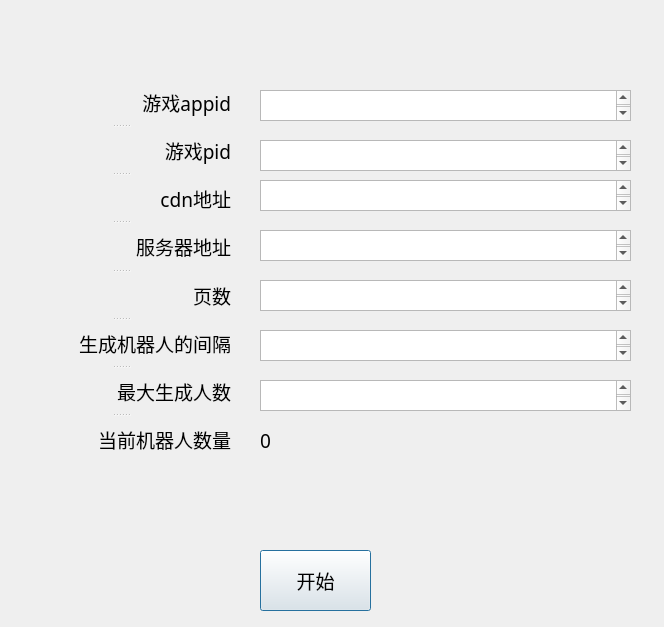
<?xml version="1.0" encoding="UTF-8"?>
<ui version="4.0">
 <class>Dialog</class>
 <widget class="QDialog" name="Dialog">
  <property name="geometry">
   <rect>
    <x>0</x>
    <y>0</y>
    <width>664</width>
    <height>627</height>
   </rect>
  </property>
  <property name="font">
   <font>
    <family>Agency FB</family>
    <pointsize>14</pointsize>
   </font>
  </property>
  <property name="windowTitle">
   <string>传奇AI</string>
  </property>
  <widget class="QTextEdit" name="appidTxt">
   <property name="geometry">
    <rect>
     <x>260</x>
     <y>90</y>
     <width>371</width>
     <height>31</height>
    </rect>
   </property>
   <property name="acceptDrops">
    <bool>true</bool>
   </property>
  </widget>
  <widget class="QTextEdit" name="pidTxt">
   <property name="geometry">
    <rect>
     <x>260</x>
     <y>140</y>
     <width>371</width>
     <height>31</height>
    </rect>
   </property>
  </widget>
  <widget class="QTextEdit" name="cdnTxt">
   <property name="geometry">
    <rect>
     <x>260</x>
     <y>180</y>
     <width>371</width>
     <height>31</height>
    </rect>
   </property>
  </widget>
  <widget class="QTextEdit" name="serverTxt">
   <property name="geometry">
    <rect>
     <x>260</x>
     <y>230</y>
     <width>371</width>
     <height>31</height>
    </rect>
   </property>
  </widget>
  <widget class="QTextEdit" name="pageTxt">
   <property name="geometry">
    <rect>
     <x>260</x>
     <y>280</y>
     <width>371</width>
     <height>31</height>
    </rect>
   </property>
  </widget>
  <widget class="QTextEdit" name="jiangeTxt">
   <property name="geometry">
    <rect>
     <x>260</x>
     <y>330</y>
     <width>371</width>
     <height>31</height>
    </rect>
   </property>
  </widget>
  <widget class="QTextEdit" name="maxPlayerNumTxt">
   <property name="geometry">
    <rect>
     <x>260</x>
     <y>380</y>
     <width>371</width>
     <height>31</height>
    </rect>
   </property>
  </widget>
  <widget class="QLabel" name="curNumTxt">
   <property name="geometry">
    <rect>
     <x>260</x>
     <y>420</y>
     <width>101</width>
     <height>41</height>
    </rect>
   </property>
   <property name="font">
    <font>
     <family>仿宋</family>
     <pointsize>14</pointsize>
    </font>
   </property>
   <property name="text">
    <string>0</string>
   </property>
  </widget>
  <widget class="QPushButton" name="btnStart">
   <property name="geometry">
    <rect>
     <x>260</x>
     <y>550</y>
     <width>111</width>
     <height>61</height>
    </rect>
   </property>
   <property name="text">
    <string>开始</string>
   </property>
  </widget>
  <widget class="QSplitter" name="splitter">
   <property name="geometry">
    <rect>
     <x>10</x>
     <y>80</y>
     <width>221</width>
     <height>381</height>
    </rect>
   </property>
   <property name="orientation">
    <enum>Qt::Vertical</enum>
   </property>
   <widget class="QLabel" name="label">
    <property name="baseSize">
     <size>
      <width>20</width>
      <height>20</height>
     </size>
    </property>
    <property name="font">
     <font>
      <family>仿宋</family>
      <pointsize>14</pointsize>
     </font>
    </property>
    <property name="text">
     <string>游戏appid</string>
    </property>
    <property name="alignment">
     <set>Qt::AlignRight|Qt::AlignTrailing|Qt::AlignVCenter</set>
    </property>
   </widget>
   <widget class="QLabel" name="label_2">
    <property name="baseSize">
     <size>
      <width>20</width>
      <height>20</height>
     </size>
    </property>
    <property name="font">
     <font>
      <family>仿宋</family>
      <pointsize>14</pointsize>
     </font>
    </property>
    <property name="text">
     <string>游戏pid</string>
    </property>
    <property name="alignment">
     <set>Qt::AlignRight|Qt::AlignTrailing|Qt::AlignVCenter</set>
    </property>
   </widget>
   <widget class="QLabel" name="label_3">
    <property name="baseSize">
     <size>
      <width>20</width>
      <height>20</height>
     </size>
    </property>
    <property name="font">
     <font>
      <family>仿宋</family>
      <pointsize>14</pointsize>
     </font>
    </property>
    <property name="text">
     <string>cdn地址</string>
    </property>
    <property name="alignment">
     <set>Qt::AlignRight|Qt::AlignTrailing|Qt::AlignVCenter</set>
    </property>
   </widget>
   <widget class="QLabel" name="label_4">
    <property name="baseSize">
     <size>
      <width>20</width>
      <height>20</height>
     </size>
    </property>
    <property name="font">
     <font>
      <family>仿宋</family>
      <pointsize>14</pointsize>
     </font>
    </property>
    <property name="text">
     <string>服务器地址</string>
    </property>
    <property name="alignment">
     <set>Qt::AlignRight|Qt::AlignTrailing|Qt::AlignVCenter</set>
    </property>
   </widget>
   <widget class="QLabel" name="label_5">
    <property name="baseSize">
     <size>
      <width>20</width>
      <height>20</height>
     </size>
    </property>
    <property name="font">
     <font>
      <family>仿宋</family>
      <pointsize>14</pointsize>
     </font>
    </property>
    <property name="text">
     <string>页数</string>
    </property>
    <property name="alignment">
     <set>Qt::AlignRight|Qt::AlignTrailing|Qt::AlignVCenter</set>
    </property>
   </widget>
   <widget class="QLabel" name="label_6">
    <property name="baseSize">
     <size>
      <width>20</width>
      <height>20</height>
     </size>
    </property>
    <property name="font">
     <font>
      <family>仿宋</family>
      <pointsize>14</pointsize>
     </font>
    </property>
    <property name="text">
     <string>生成机器人的间隔</string>
    </property>
    <property name="alignment">
     <set>Qt::AlignRight|Qt::AlignTrailing|Qt::AlignVCenter</set>
    </property>
   </widget>
   <widget class="QLabel" name="label_7">
    <property name="baseSize">
     <size>
      <width>20</width>
      <height>20</height>
     </size>
    </property>
    <property name="font">
     <font>
      <family>仿宋</family>
      <pointsize>14</pointsize>
     </font>
    </property>
    <property name="text">
     <string>最大生成人数</string>
    </property>
    <property name="alignment">
     <set>Qt::AlignRight|Qt::AlignTrailing|Qt::AlignVCenter</set>
    </property>
   </widget>
   <widget class="QLabel" name="label_8">
    <property name="baseSize">
     <size>
      <width>20</width>
      <height>20</height>
     </size>
    </property>
    <property name="font">
     <font>
      <family>仿宋</family>
      <pointsize>14</pointsize>
     </font>
    </property>
    <property name="text">
     <string>当前机器人数量</string>
    </property>
    <property name="alignment">
     <set>Qt::AlignRight|Qt::AlignTrailing|Qt::AlignVCenter</set>
    </property>
   </widget>
  </widget>
 </widget>
 <resources/>
 <connections/>
</ui>
